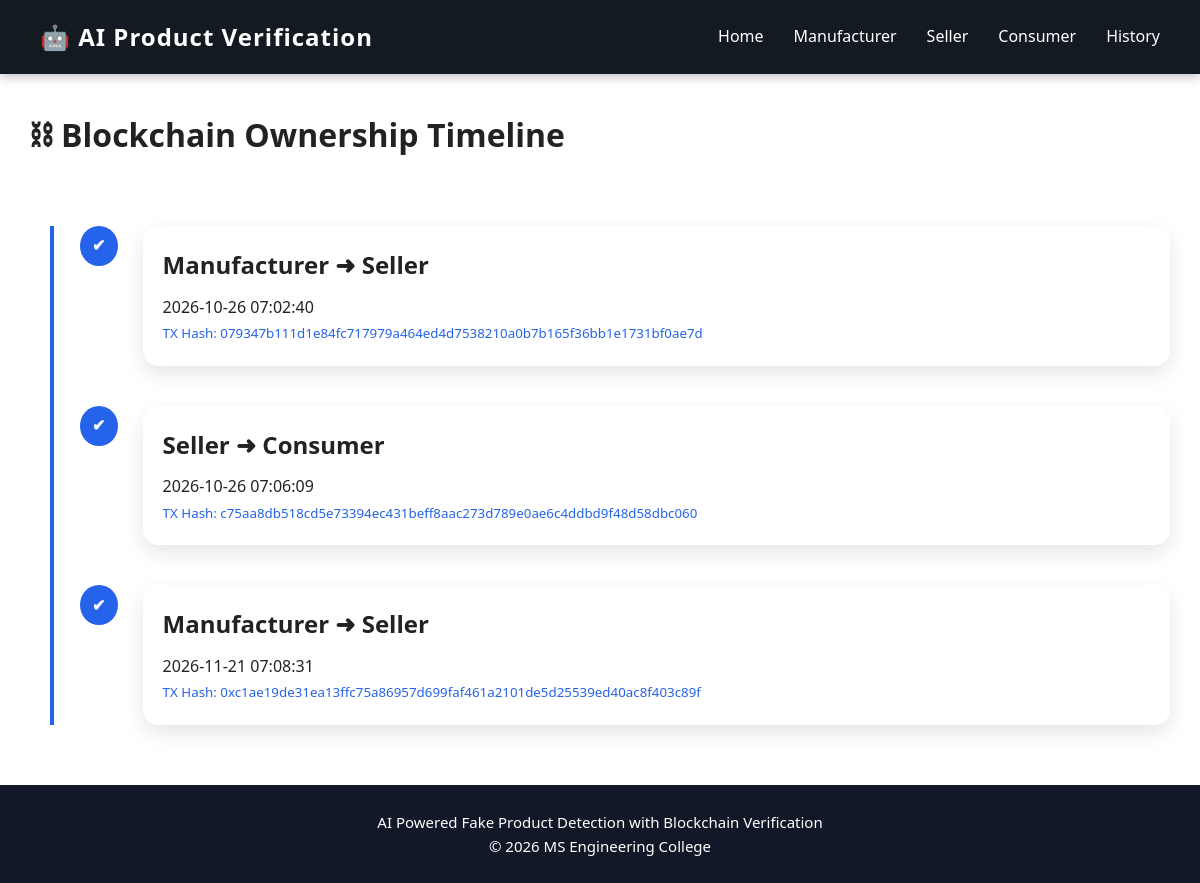
Page /manufacturer/history/1 on the committed database.
### tables this page shows
CREATE TABLE ownership_history(

        id INTEGER PRIMARY KEY AUTOINCREMENT,

        product_id INTEGER,

        from_owner_type TEXT,

        from_owner_id INTEGER,

        to_owner_type TEXT,

        to_owner_id INTEGER,

        transfer_date TEXT,

        blockchain_hash TEXT
    );

### app.py (the view)
@app.route("/manufacturer/history/<int:product_id>")
def manufacturer_history(product_id):
    conn = sqlite3.connect("database.db")
    cursor = conn.cursor()
    cursor.execute("""
    SELECT
        from_owner_type,
        to_owner_type,
        transfer_date,
        blockchain_hash
    FROM ownership_history
    WHERE product_id=?
    ORDER BY transfer_date
    """,
    (product_id,)
    )
    history = cursor.fetchall()
    conn.close()
    return render_template(
        "timeline.html",
        history=history
    )

### templates/timeline.html (shortened to what this page needs)
{% extends "base.html" %}
{% block content %}
<h1>⛓ Blockchain Ownership Timeline</h1>
<br>
<div class="timeline">
{% for item in history %}
<div class="timeline-item">
    <div class="timeline-circle">
        ✔
    </div>
    <div class="timeline-content">
        <h2>
            {{ item[0] }}
            ➜
            {{ item[1] }}
        </h2>
        <p>
            {{ item[2] }}
        </p>
        <small>
            TX Hash:
            {{ item[3] }}
        </small>
    </div>
</div>
{% endfor %}
</div>
{% endblock %}

### static/style.css (style rules this page uses)
* { margin:0; padding:0; box-sizing:border-box; }
body { font-family:"Segoe UI",sans-serif; background:#ffffff; color:#222; line-height:1.6; }
.timeline { position:relative; margin:40px auto; padding-left:50px; }
.timeline::before { content:""; position:absolute; left:20px; top:0; width:4px; height:100%; background:#2563eb; }
.timeline-item { display:flex; align-items:flex-start; margin-bottom:40px; position:relative; }
.timeline-circle { width:40px; height:40px; background:#2563eb; color:white; border-radius:50%; display:flex; justify-content:center; align-items:center; font-weight:bold; margin-right:25px; z-index:2; }
.timeline-content { background:white; padding:20px; border-radius:15px; box-shadow:0 8px 20px rgba(0,0,0,.1); width:100%; }
.timeline-content h2 { margin-bottom:10px; }
.timeline-content small { color:#2563eb; word-break:break-all; }

### rows in the picture
ownership_history: from_owner_type "Manufacturer", to_owner_type "Seller", transfer_date "2026-10-26 07:02:40", blockchain_hash "079347b111d1e84fc717979a464ed4d7538210a0b7b165f36bb1e1731bf0ae7d"
ownership_history: from_owner_type "Seller", to_owner_type "Consumer", transfer_date "2026-10-26 07:06:09", blockchain_hash "c75aa8db518cd5e73394ec431beff8aac273d789e0ae6c4ddbd9f48d58dbc060"
ownership_history: from_owner_type "Manufacturer", to_owner_type "Seller", transfer_date "2026-11-21 07:08:31", blockchain_hash "0xc1ae19de31ea13ffc75a86957d699faf461a2101de5d25539ed40ac8f403c89f"
